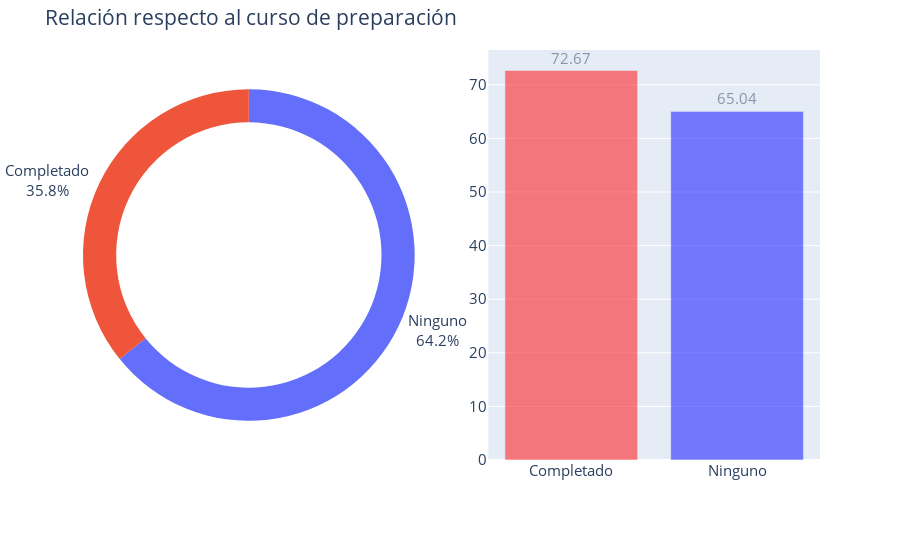

This figure's notebook cell:
### Markdown cell above
Desempeño respecto al curso de preparación.

### Code cell
fig = make_subplots(rows=1, cols=2,specs=[[{"type": "domain"}, {"type": "xy"}]],)
fig.add_trace(go.Pie(labels=['Completado','Ninguno']
                     ,values=data.groupby('test preparation course')['tmp'].count(),
                     hole = 0.8),row=1, col=1)
fig.update_traces(textposition='outside', textinfo='percent+label')

colors = ['red','blue']
texts = data.groupby('test preparation course')['total'].mean().round(2)
fig.add_trace(go.Bar(x = ['Completado','Ninguno'],y= data.groupby('test preparation course')['total'].mean()
                     ,text=texts,marker_color=colors,opacity=.5))
fig.update_traces(textposition='outside')
fig.update_layout(showlegend=False)
fig.layout.margin.update({'t':50, 'b':100,'l':0})
fig.update_layout(
    
    title="Relación respecto al curso de preparación",
    legend_title="Legend Title",
    font=dict(
        size=15,
    )
)
fig.show()

### Figure 1 — Plotly figure (JSON) as saved in the notebook; plotly's stock layout.template omitted (floating-point values rounded to 4 significant figures)
{"data": [{"domain": {"x": [0, 0.45], "y": [0, 1]}, "hole": 0.8, "labels": ["Completado", "Ninguno"], "textinfo": "percent+label", "textposition": "outside", "type": "pie", "values": [358, 642]}, {"marker": {"color": ["red", "blue"]}, "opacity": 0.5, "text": ["72.67", "65.04"], "textposition": "outside", "type": "bar", "x": ["Completado", "Ninguno"], "y": [72.67, 65.04]}], "layout": {"font": {"size": 15}, "legend": {"title": {"text": "Legend Title"}}, "margin": {"b": 100, "l": 0, "t": 50}, "showlegend": false, "title": {"text": "Relación respecto al curso de preparación"}, "xaxis": {"anchor": "y", "domain": [0.55, 1]}, "yaxis": {"anchor": "x", "domain": [0, 1]}}}
